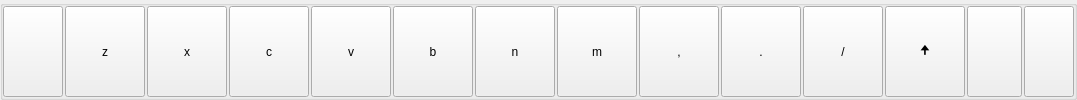
                     <widget class="QGroupBox" name="groupBox_11">
                      <property name="title">
                       <string/>
                      </property>
                      <layout class="QHBoxLayout" name="horizontalLayout_9">
                       <property name="spacing">
                        <number>2</number>
                       </property>
                       <property name="leftMargin">
                        <number>0</number>
                       </property>
                       <property name="topMargin">
                        <number>0</number>
                       </property>
                       <property name="rightMargin">
                        <number>0</number>
                       </property>
                       <property name="bottomMargin">
                        <number>0</number>
                       </property>
                       <item>
                        <widget class="QPushButton" name="pushButton_81">
                         <property name="minimumSize">
                          <size>
                           <width>60</width>
                           <height>30</height>
                          </size>
                         </property>
                         <property name="maximumSize">
                          <size>
                           <width>16777214</width>
                           <height>16777214</height>
                          </size>
                         </property>
                         <property name="text">
                          <string/>
                         </property>
                         <property name="icon">
                          <iconset resource="../Imgs/imgRes.qrc">
                           <normaloff>:/Icons/shift.png</normaloff>:/Icons/shift.png</iconset>
                         </property>
                         <property name="iconSize">
                          <size>
                           <width>45</width>
                           <height>25</height>
                          </size>
                         </property>
                        </widget>
                       </item>
                       <item>
                        <widget class="QPushButton" name="pushButton_84">
                         <property name="minimumSize">
                          <size>
                           <width>30</width>
                           <height>30</height>
                          </size>
                         </property>
                         <property name="maximumSize">
                          <size>
                           <width>16777214</width>
                           <height>16777214</height>
                          </size>
                         </property>
                         <property name="styleSheet">
                          <string notr="true"/>
                         </property>
                         <property name="text">
                          <string>z</string>
                         </property>
                        </widget>
                       </item>
                       <item>
                        <widget class="QPushButton" name="pushButton_102">
                         <property name="minimumSize">
                          <size>
                           <width>30</width>
                           <height>30</height>
                          </size>
                         </property>
                         <property name="maximumSize">
                          <size>
                           <width>16777214</width>
                           <height>16777214</height>
                          </size>
                         </property>
                         <property name="styleSheet">
                          <string notr="true"/>
                         </property>
                         <property name="text">
                          <string>x</string>
                         </property>
                        </widget>
                       </item>
                       <item>
                        <widget class="QPushButton" name="pushButton_106">
                         <property name="minimumSize">
                          <size>
                           <width>30</width>
                           <height>30</height>
                          </size>
                         </property>
                         <property name="maximumSize">
                          <size>
                           <width>16777214</width>
                           <height>16777214</height>
                          </size>
                         </property>
                         <property name="styleSheet">
                          <string notr="true"/>
                         </property>
                         <property name="text">
                          <string>c</string>
                         </property>
                        </widget>
                       </item>
                       <item>
                        <widget class="QPushButton" name="pushButton_107">
                         <property name="minimumSize">
                          <size>
                           <width>30</width>
                           <height>30</height>
                          </size>
                         </property>
                         <property name="maximumSize">
                          <size>
                           <width>16777214</width>
                           <height>16777214</height>
                          </size>
                         </property>
                         <property name="styleSheet">
                          <string notr="true"/>
                         </property>
                         <property name="text">
                          <string>v</string>
                         </property>
                        </widget>
                       </item>
                       <item>
                        <widget class="QPushButton" name="pushButton_108">
                         <property name="minimumSize">
                          <size>
                           <width>30</width>
                           <height>30</height>
                          </size>
                         </property>
                         <property name="maximumSize">
                          <size>
                           <width>16777214</width>
                           <height>16777214</height>
                          </size>
                         </property>
                         <property name="styleSheet">
                          <string notr="true"/>
                         </property>
                         <property name="text">
                          <string>b</string>
                         </property>
                        </widget>
                       </item>
                       <item>
                        <widget class="QPushButton" name="pushButton_109">
                         <property name="minimumSize">
                          <size>
                           <width>30</width>
                           <height>30</height>
                          </size>
                         </property>
                         <property name="maximumSize">
                          <size>
                           <width>16777214</width>
                           <height>16777214</height>
                          </size>
                         </property>
                         <property name="styleSheet">
                          <string notr="true"/>
                         </property>
                         <property name="text">
                          <string>n</string>
                         </property>
                        </widget>
                       </item>
                       <item>
                        <widget class="QPushButton" name="pushButton_110">
                         <property name="minimumSize">
                          <size>
                           <width>30</width>
                           <height>30</height>
                          </size>
                         </property>
                         <property name="maximumSize">
                          <size>
                           <width>16777214</width>
                           <height>16777214</height>
                          </size>
                         </property>
                         <property name="styleSheet">
                          <string notr="true"/>
                         </property>
                         <property name="text">
                          <string>m</string>
                         </property>
                        </widget>
                       </item>
                       <item>
                        <widget class="QPushButton" name="pushButton_111">
                         <property name="minimumSize">
                          <size>
                           <width>30</width>
                           <height>30</height>
                          </size>
                         </property>
                         <property name="maximumSize">
                          <size>
                           <width>16777214</width>
                           <height>16777214</height>
                          </size>
                         </property>
                         <property name="styleSheet">
                          <string notr="true"/>
                         </property>
                         <property name="text">
                          <string>,</string>
                         </property>
                        </widget>
                       </item>
                       <item>
                        <widget class="QPushButton" name="pushButton_112">
                         <property name="minimumSize">
                          <size>
                           <width>30</width>
                           <height>30</height>
                          </size>
                         </property>
                         <property name="maximumSize">
                          <size>
                           <width>16777214</width>
                           <height>16777214</height>
                          </size>
                         </property>
                         <property name="styleSheet">
                          <string notr="true"/>
                         </property>
                         <property name="text">
                          <string>.</string>
                         </property>
                        </widget>
                       </item>
                       <item>
                        <widget class="QPushButton" name="pushButton_113">
                         <property name="sizePolicy">
                          <sizepolicy hsizetype="Maximum" vsizetype="Maximum">
                           <horstretch>0</horstretch>
                           <verstretch>0</verstretch>
                          </sizepolicy>
                         </property>
                         <property name="minimumSize">
                          <size>
                           <width>30</width>
                           <height>30</height>
                          </size>
                         </property>
                         <property name="maximumSize">
                          <size>
                           <width>16777214</width>
                           <height>16777214</height>
                          </size>
                         </property>
                         <property name="styleSheet">
                          <string notr="true"/>
                         </property>
                         <property name="text">
                          <string>/</string>
                         </property>
                        </widget>
                       </item>
                       <item>
                        <widget class="QPushButton" name="pushButton_114">
                         <property name="minimumSize">
                          <size>
                           <width>30</width>
                           <height>30</height>
                          </size>
                         </property>
                         <property name="maximumSize">
                          <size>
                           <width>16777214</width>
                           <height>16777214</height>
                          </size>
                         </property>
                         <property name="styleSheet">
                          <string notr="true"/>
                         </property>
                         <property name="text">
                          <string>🠉</string>
                         </property>
                        </widget>
                       </item>
                       <item>
                        <widget class="QPushButton" name="pushButton_115">
                         <property name="minimumSize">
                          <size>
                           <width>55</width>
                           <height>30</height>
                          </size>
                         </property>
                         <property name="maximumSize">
                          <size>
                           <width>16777214</width>
                           <height>16777214</height>
                          </size>
                         </property>
                         <property name="text">
                          <string/>
                         </property>
                         <property name="icon">
                          <iconset resource="../Imgs/imgRes.qrc">
                           <normaloff>:/Icons/shift.png</normaloff>:/Icons/shift.png</iconset>
                         </property>
                         <property name="iconSize">
                          <size>
                           <width>45</width>
                           <height>25</height>
                          </size>
                         </property>
                        </widget>
                       </item>
                       <item>
                        <widget class="QPushButton" name="pushButton_116">
                         <property name="minimumSize">
                          <size>
                           <width>50</width>
                           <height>30</height>
                          </size>
                         </property>
                         <property name="maximumSize">
                          <size>
                           <width>16777214</width>
                           <height>16777214</height>
                          </size>
                         </property>
                         <property name="text">
                          <string/>
                         </property>
                         <property name="icon">
                          <iconset resource="../Imgs/imgRes.qrc">
                           <normaloff>:/Icons/end.png</normaloff>:/Icons/end.png</iconset>
                         </property>
                         <property name="iconSize">
                          <size>
                           <width>45</width>
                           <height>25</height>
                          </size>
                         </property>
                        </widget>
                       </item>
                      </layout>
                     </widget>
